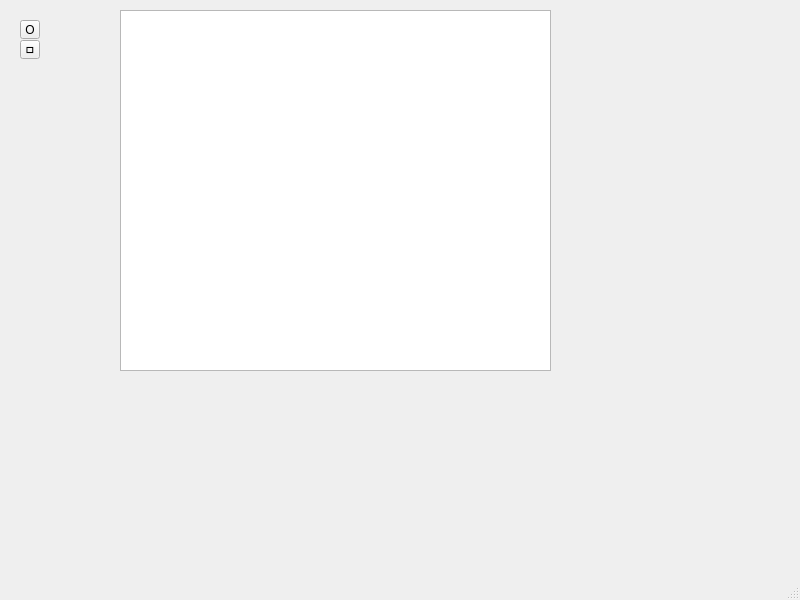
<?xml version="1.0" encoding="UTF-8"?>
<ui version="4.0">
 <class>MainWindow</class>
 <widget class="QMainWindow" name="MainWindow">
  <property name="geometry">
   <rect>
    <x>0</x>
    <y>0</y>
    <width>800</width>
    <height>600</height>
   </rect>
  </property>
  <property name="windowTitle">
   <string>MainWindow</string>
  </property>
  <widget class="QWidget" name="centralwidget">
   <widget class="QGraphicsView" name="graphicsView">
    <property name="geometry">
     <rect>
      <x>120</x>
      <y>10</y>
      <width>431</width>
      <height>361</height>
     </rect>
    </property>
   </widget>
   <widget class="QToolButton" name="toolButton1">
    <property name="geometry">
     <rect>
      <x>20</x>
      <y>20</y>
      <width>20</width>
      <height>19</height>
     </rect>
    </property>
    <property name="text">
     <string>O</string>
    </property>
   </widget>
   <widget class="QToolButton" name="toolButton_2">
    <property name="geometry">
     <rect>
      <x>20</x>
      <y>40</y>
      <width>20</width>
      <height>19</height>
     </rect>
    </property>
    <property name="text">
     <string>ㅁ</string>
    </property>
   </widget>
  </widget>
  <widget class="QMenuBar" name="menubar">
   <property name="geometry">
    <rect>
     <x>0</x>
     <y>0</y>
     <width>800</width>
     <height>17</height>
    </rect>
   </property>
  </widget>
  <widget class="QStatusBar" name="statusbar"/>
 </widget>
 <resources/>
 <connections/>
</ui>
